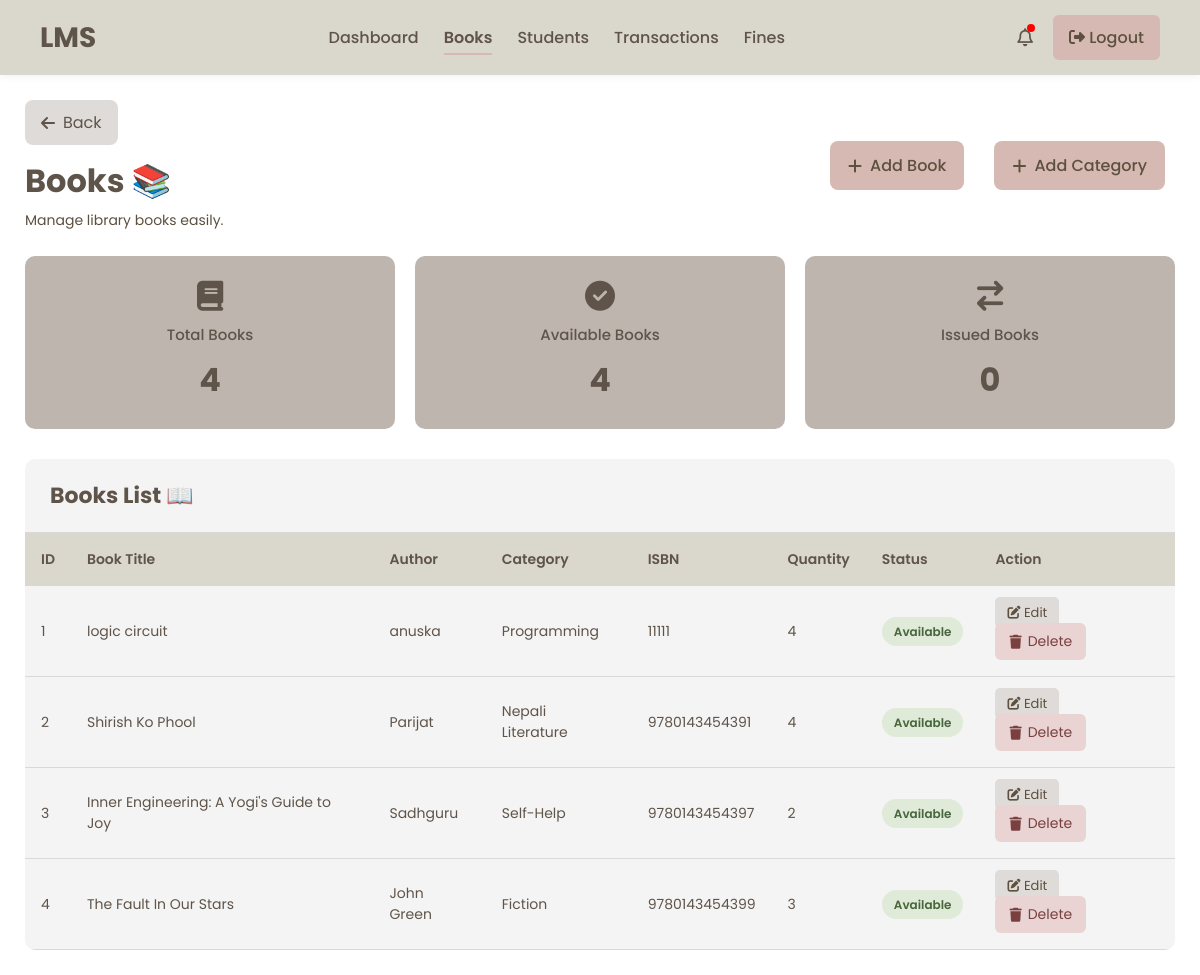
The page /books/ on the database its author committed.
### library/models.py (models this page shows, shortened)
class Book(models.Model):
    title = models.CharField(max_length=200)
    author = models.CharField(max_length=100)
    category = models.ForeignKey(Category,
        on_delete=models.SET_NULL,
        null=True,
        blank=True
    )
    isbn = models.CharField(
        max_length=50,
        unique=True,
        null=True,
        blank=True
    )
    quantity = models.IntegerField(default=1)
    available = models.BooleanField(default=True)
    cover_image = models.ImageField(upload_to='book_covers/', null=True, blank=True)

class Category(models.Model):
    name = models.CharField(max_length=100, unique=True)
    def __str__(self):
        return self.name

### library/views.py (the view)
# urls.py: path('books/', views.books, name='books'),
def books(request):
    total_books = Book.objects.count()
    available_books = Book.objects.filter(available=True).count()
    issued_books = Transaction.objects.filter(is_returned=False).count()
    context = {
        'active_page': 'books',
        'books': Book.objects.all(),
        'total_books': total_books,
        'available_books': available_books,
        'issued_books': issued_books,
    }
    return render(
        request,
        'books.html',
        context
    )

### templates/books.html (shortened to what this page needs)
{% extends 'admin_base.html' %} {% load static %}
{% block extra_css %}
<link rel="stylesheet" href="{% static 'css/books.css' %}" />{% endblock %}
{% block content %}
<div class="students-page">
  <div class="top-header">
    <div class="header-left">
      <a href="{% url 'dashboard' %}" class="back-btn">
        <i class="fa-solid fa-arrow-left"></i>
        Back
      </a>
      <h1 class="page-title">Books 📚</h1>
      <p class="page-subtitle">Manage library books easily.</p>
    </div>
  <div class="btn-right">
    <a href="{% url 'add_book' %}" class="add-btn">
      <i class="fa-solid fa-plus"></i>
      Add Book
    </a>
    <a href="{% url 'add_category' %}" class="add-btn">
      <i class="fa-solid fa-plus"></i>
      Add Category
    </a>
  </div>
  </div>
  <div class="cards-container">
    <div class="card pink-card">
      <i class="fa-solid fa-book"></i>
      <h3>Total Books</h3>
      <h1>{{ total_books }}</h1>
    </div>
    <div class="card green-card">
      <i class="fa-solid fa-circle-check"></i>
      <h3>Available Books</h3>
      <h1>{{ available_books }}</h1>
    </div>
    <div class="card blue-card">
      <i class="fa-solid fa-arrow-right-arrow-left"></i>
      <h3>Issued Books</h3>
      <h1>{{ issued_books }}</h1>
    </div>
  </div>
  <div class="table-wrapper">
    <div class="table-header">
      <h2>Books List 📖</h2>
    </div>
    <table>
      <thead>
        <tr>
          <th>ID</th>
          <th>Book Title</th>
          <th>Author</th>
          <th>Category</th>
          <th>ISBN</th>
          <th>Quantity</th>
          <th>Status</th>
          <th>Action</th>
        </tr>
      </thead>
      <tbody>
        {% for book in books %}
        <tr>
          <td>{{ book.id }}</td>
          <td>{{ book.title }}</td>
          <td>{{ book.author }}</td>
          <td>{{ book.category }}</td>
          <td>{{ book.isbn }}</td>
          <td>{{ book.quantity }}</td>
          <td>
            {% if book.available %}
            <span class="active-status"> Available </span>
            {% else %}
            <span class="inactive-status"> Issued </span>
            {% endif %}
          </td>
          <td>
            <a href="{% url 'update_book' book.id %}" class="edit-btn">
              <i class="fa-solid fa-pen-to-square"></i>
              Edit
            </a>
            <a
              href="{% url 'delete_book' book.id %}"
              class="delete-btn"
              onclick="return confirm('Delete this book?');"
            >
              <i class="fa-solid fa-trash"></i>
              Delete
            </a>
          </td>
        </tr>
        {% endfor %}
      </tbody>
    </table>
  </div>
</div>
{% endblock %}

### assets/css/admin_base.css (style rules this page uses)
:root { --primary-color: #D9D9D9; --secondary-color: #DAD7CD; --background-color: #FFFFFF; --background-color-table: #F4F4F4; --text-color: #5F5449; --btn-color-1: #D5B9B2; --btn-color-2: #DEDBD8; --btn-color-3: #AAA0A0; --btn-text-color: #5E503F; --background-color-box: #EDDCD2; --box: #BFB5AF; }
* { margin:0; padding:0; box-sizing:border-box; }
body { font-family:'Poppins', sans-serif; background:var(--background-color); color:var(--text-color); min-height:100vh; }
table { width:100%; border-collapse:collapse; }
table th { font-weight:600; }

### assets/css/books.css (style rules this page uses)
.students-page { padding:25px; }
.top-header { display:flex; justify-content:space-between; align-items:center; margin-bottom:25px; flex-wrap:wrap; gap:15px; }
.back-btn { display:inline-flex; align-items:center; gap:8px; text-decoration:none; background:var(--btn-color-2); color:var(--text-color); padding:10px 16px; border-radius:8px; transition:.3s; margin-bottom:12px; }
.page-title { font-size:32px; margin-bottom:5px; color:var(--text-color); }
.page-subtitle { color:var(--btn-text-color); font-size:14px; }
.add-btn { text-decoration:none; background:var(--btn-color-1); color:var(--btn-text-color); padding:12px 18px; border-radius:8px; font-weight:500; display:flex; align-items:center; gap:8px; transition:.3s; }
.cards-container { display:grid; grid-template-columns:repeat(3,1fr); gap:20px; margin-bottom:30px; }
.card { background:var(--box); border-radius:10px; padding:25px; text-align:center; transition:.3s; }
.card i { font-size:30px; margin-bottom:12px; color:var(--text-color); }
.card h3 { font-size:15px; font-weight:500; margin-bottom:10px; }
.card h1 { font-size:32px; color:var(--text-color); }
.pink-card, .green-card, .blue-card { background:var(--box); }
.table-wrapper { background:var(--background-color-table); border-radius:10px; overflow:hidden; }
.table-header { padding:20px 25px; border-bottom:1px solid var(--primary-color); }
.table-header h2 { color:var(--text-color); font-size:22px; }
table { width:100%; border-collapse:collapse; }
thead { background:var(--secondary-color); }
thead th { padding:16px; text-align:left; font-size:14px; color:var(--text-color); font-weight:600; }
tbody td { padding:16px; border-bottom:1px solid var(--primary-color); font-size:14px; }
.active-status { background:#dfead8; color:#47663b; padding:6px 12px; border-radius:20px; font-size:12px; font-weight:600; }
.delete-btn { text-decoration:none; background:#e9d3d3; color:#7a4040; padding:8px 14px; border-radius:6px; display:inline-flex; align-items:center; gap:6px; transition:.3s; }
.edit-btn { background-color: var(--btn-color-2); color: var(--btn-text-color); padding: 6px 12px; border-radius: 5px; text-decoration: none; font-size: 13px; margin-right: 6px; }
.students-page .add-btn { border: none; margin: 10px; }
.btn-right { display: flex; gap: 10px; }

### rows shown on the page
Book: id "1", title "logic circuit", author "anuska", category "Programming", isbn "11111", quantity "4", available "Available"
Book: id "2", title "Shirish Ko Phool", author "Parijat", category "Nepali Literature", isbn "9780143454391", quantity "4", available "Available"
Book: id "3", title "Inner Engineering: A Yogi's Guide to Joy", author "Sadhguru", category "Self-Help", isbn "9780143454397", quantity "2", available "Available"
Book: id "4", title "The Fault In Our Stars", author "John Green", category "Fiction", isbn "9780143454399", quantity "3", available "Available"

### other values the page prints
{{ total_books }} "4"
{{ available_books }} "4"
{{ issued_books }} "0"
